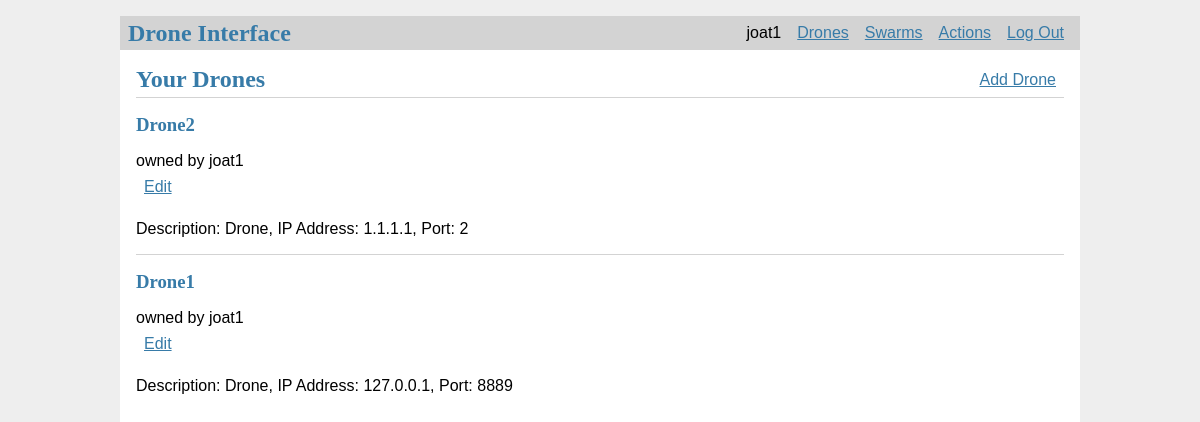
Screenshot of / (signed in) with the database file from the repository.
### tables this page shows
CREATE TABLE user (
  id INTEGER PRIMARY KEY AUTOINCREMENT,
  username TEXT UNIQUE NOT NULL,
  password TEXT NOT NULL
);

CREATE TABLE drones (
  id INTEGER PRIMARY KEY AUTOINCREMENT,
  drone_name TEXT UNIQUE NOT NULL,
  description TEXT NOT NULL,
  ip_addr TEXT NOT NULL,
  port TEXT NOT NULL,
  mac_addr TEXT,
  owner_id INTEGER NOT NULL,
  group_id INTEGER,
  FOREIGN KEY (owner_id) REFERENCES user (id),
  FOREIGN KEY (group_id) REFERENCES groups (id)
);

### flaskr/drones.py (the view)
@bp.route('/')
def drones_display():
    db = get_db()
    drones = db.execute(
        'SELECT p.id, drone_name, description, ip_addr, port, u.username, owner_id'
        ' FROM drones p JOIN user u ON p.owner_id = u.id'
        ' ORDER BY p.id DESC'
    ).fetchall()
    return render_template('drones/drones_display.html', drones=drones)

### flaskr/auth.py (called while the page is built)
@bp.before_app_request
def load_logged_in_user():
    user_id = session.get('user_id')
    if user_id is None:
        g.user = None
    else:
        g.user = get_db().execute(
            'SELECT * FROM user WHERE id = ?', (user_id,)
        ).fetchone()

### flaskr/db.py (called while the page is built)
def get_db():
    if 'db' not in g:
        g.db = sqlite3.connect(
            current_app.config['DATABASE'],
            detect_types=sqlite3.PARSE_DECLTYPES
        )
        g.db.row_factory = sqlite3.Row
    return g.db

### flaskr/templates/drones/drones_display.html
{% extends 'base.html' %}
{% block header %}
  <h1>{% block title %}Your Drones{% endblock %}</h1>
  {% if g.user %}
    <a class="action" href="{{ url_for('drones.register_drone') }}">Add Drone</a>
  {% endif %}
{% endblock %}
{% block content %}
  {% for drone in drones %}
    <article class="drone">
      <header>
        <div>
          <h1>{{ drone['drone_name'] }}</h1>
          <div class="about">owned by {{ drone['username'] }}</div>
        </div>
        {% if g.user['id'] == drone['owner_id'] %}
          <a class="action" href="{{ url_for('drones.update_info', id=drone['id']) }}">Edit</a>
        {% endif %}
      </header>
        <p class="description">Description: {{ drone['description'] }},
          IP Address: {{ drone['ip_addr'] }}, Port: {{ drone['port'] }}</p>
    </article>
    {% if not loop.last %}
      <hr>
    {% endif %}
  {% endfor %}
{% endblock %}

### flaskr/templates/base.html (shortened to what this page needs)
<!doctype html>
<link rel="stylesheet" href="{{ url_for('static', filename='style.css') }}">
<nav>
  <h1>Drone Interface</h1>
  <ul>
    {% if g.user %}
        <li><span>{{ g.user['username'] }}</span>
        <li><a href="{{ url_for('drones.drones_display') }}">Drones</a>
        <li><a href="{{ url_for('swarms.swarms') }}">Swarms</a>
        <li><a href="{{ url_for('actions.actions_connect_to_swarm') }}">Actions</a>
        <li><a href="{{ url_for('auth.logout') }}">Log Out</a>
    {% else %}
      <li><a href="{{ url_for('auth.register') }}">Register User</a>
      <li><a href="{{ url_for('auth.login') }}">Log In</a>
    {% endif %}
  </ul>
</nav>
<section class="content">
  <header>
    {% block header %}{% endblock %}
  </header>
  {% block content %}{% endblock %}
</section>

### flaskr/static/style.css (style rules this page uses)
h1 { font-family: serif; color: #377ba8; margin: 1rem 0; }
a { color: #377ba8; }
hr { border: none; border-top: 1px solid lightgray; }
nav { background: lightgray; display: flex; align-items: center; padding: 0 0.5rem; }
nav h1 { flex: auto; margin: 0; }
nav ul { display: flex; list-style: none; margin: 0; padding: 0; }
nav ul li a, nav ul li span, header .action { display: block; padding: 0.5rem; }
.content { padding: 0 1rem 1rem; }
.content > header { border-bottom: 1px solid lightgray; display: flex; align-items: flex-end; }
.content > header h1 { flex: auto; margin: 1rem 0 0.25rem 0; }
.content:last-child { margin-bottom: 0; }

### rows the page displays
user: user.username "joat1"
drones: drone_name "Drone2", username "joat1", description "Drone", ip_addr "1.1.1.1", port "2"
drones: drone_name "Drone1", username "joat1", description "Drone", ip_addr "127.0.0.1", port "8889"
